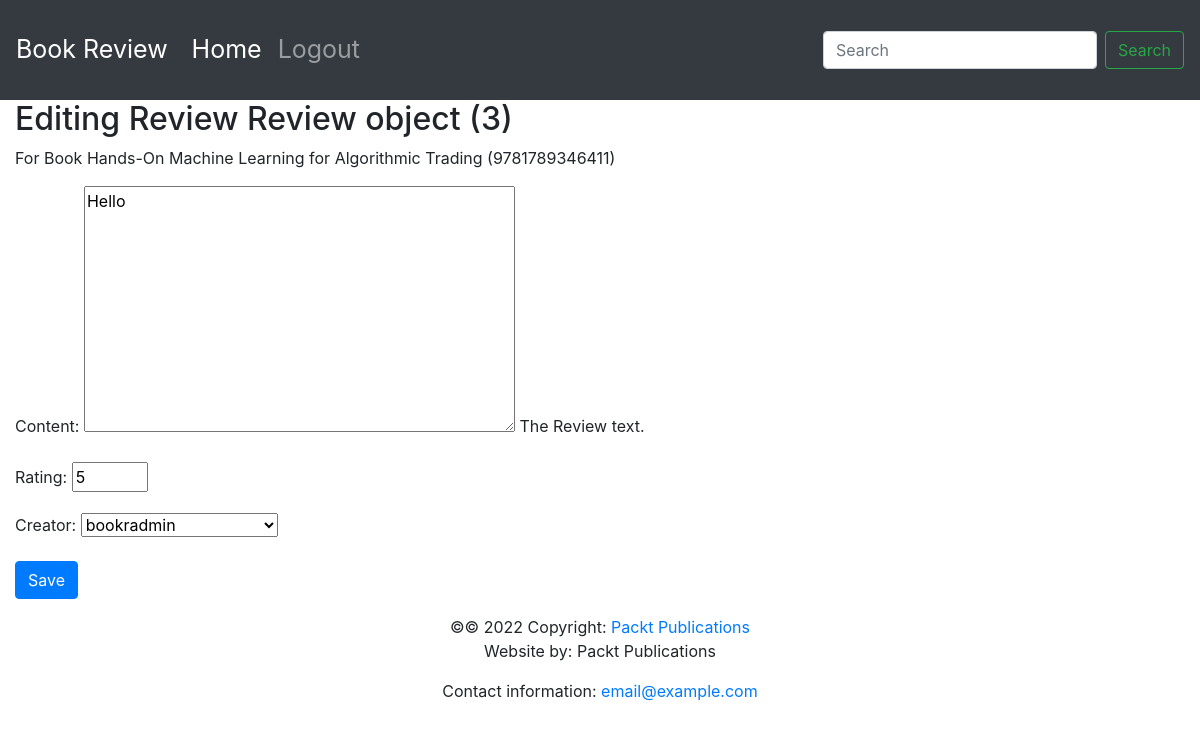
The app's page /books/2/reviews/3/ with its own data.
### reviews/models.py (models this page shows)
class Review(models.Model):
    content = models.TextField(help_text="The Review text.")
    rating = models.IntegerField(help_text="The rating the reviewer has given.")
    date_created = models.DateTimeField(auto_now_add=True,
                                        help_text="The date and time the review was created.")
    date_edited = models.DateTimeField(null=True,
                                       help_text="The date and time the review was last edited.")
    creator = models.ForeignKey(auth.get_user_model(), on_delete=models.CASCADE)
    book = models.ForeignKey(Book, on_delete=models.CASCADE,
                             help_text="The Book that this review is for.")

class Book(models.Model):
    title = models.CharField(max_length=70,
                             help_text="The title of the book.")
    publication_date = models.DateField(
        verbose_name="Date the book was published.")
    isbn = models.CharField(max_length=20,
                            verbose_name="ISBN number of the book.")
    publisher = models.ForeignKey(Publisher,
                                  on_delete=models.CASCADE)
    contributors = models.ManyToManyField('Contributor',
                                          through="BookContributor")
    cover = models.ImageField(null=True, blank=True, upload_to='book_cover/')
    sample = models.FileField(null=True, blank=True, upload_to='book_sample/')
    def __str__(self):
        return "{} ({})".format(self.title, self.isbn)

### reviews/views.py (the view)
# urls.py: path('books/<int:book_pk>/reviews/<int:review_pk>/',views.review_edit, name='review_edit'),
def review_edit(request, book_pk, review_pk = None):
    book = get_object_or_404(Book, pk=book_pk)
    if review_pk is not None:
        review = get_object_or_404(Review, book_id=book_pk, pk=review_pk)
    else:
        review = None
    if request.method == 'POST':
        form = ReviewForm(request.POST, instance=review)
        if form.is_valid():
            updated_review = form.save(False)
            updated_review.book = book
            if review is None:
                messages.success(request, 'Review for \'{}\' created.'.format(book))
            else:
                updated_review.date_edited = timezone.now()
                messages.success(request, 'Review for \'{}\' updated.'.format(book))
            updated_review.save()
            return redirect('book', book.pk)
    else:
        form = ReviewForm(instance=review)
    return render(request, 'instance-form.html', {'form': form, 'instance': review, 'model_type': "Review", 'related_model_type': 'Book', 'related_instance':book})

### reviews/form.py
class ReviewForm(forms.ModelForm):
    class Meta:
        model = Review
        exclude = ['date_edited','book']
    rating = forms.IntegerField(min_value=0, max_value=5)

### reviews/templates/instance-form.html (shortened to what this page needs)
{% extends "base.html" %}
{% block content %}
    <h2>
        {% if instance %}
        Editing {{model_type}} {{instance}}
        {% else %}
            New {{model_type}}
        {% endif %}
    </h2>
    <p>
        {% if related_instance and related_model_type %}
        For {{related_model_type}} {{related_instance}}
        {% endif %}
    </p>
    <form method='post' enctype="multipart/form-data">
        {{form.as_p}}
        <button type="submit" class="btn btn-primary">
            {% if instance %}
            Save
            {% else %}
            Create
            {% endif %}
        </button>
    </form>
{% endblock %}

### records on screen
Review: id "Review object (3)", content "Hello", rating "5", creator "bookradmin"
Book: title+isbn "Hands-On Machine Learning for Algorithmic Trading (9781789346411)"

### other values on screen
{{ model_type }} "Review"
{{ related_model_type }} "Book"
